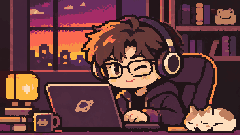
#> input picture prototype/assets/bg/room.png, 240 x 135 px, found by its file name
$ python draw_room.py
#> lines starting #> are read from the running program, lines starting #| are printed output that depends on the picture
"""手绘（逐像素）整间房：把现在的书桌特写放在正中 1/4，四周按设计稿原始线框画满。

输出 prototype/assets/bg/room-full.png（480×270）和 4 倍预览。
以后如果有生图工具扩出来的更好的版本，用 tools/merge_outpaint.py 生成同名文件替换即可。

用法（在 pixel-room 目录下）：
  python tools/draw_room.py
"""
import math
import random

from PIL import Image

random.seed(11)
W, H = 480, 270
CX, CY = 120, 67
center = Image.open("prototype/assets/bg/room.png").convert("RGB")
cpx = center.load()
img = Image.new("RGB", (W, H))
#> img: PIL image 480x270 RGB; every value is 0
px = img.load()

BAYER = [[0, 8, 2, 10], [12, 4, 14, 6], [3, 11, 1, 9], [15, 7, 13, 5]]


def hx(h):
    h = h.lstrip("#")
    return tuple(int(h[i:i + 2], 16) for i in (0, 2, 4))


C = {k: hx(v) for k, v in {
    "K": "1c1215", "D": "2c161a", "P": "3d202e", "M": "4b243b", "V": "582f44", "U": "702f53",
    "G": "a62b66", "B": "95424a", "C": "ea6949", "O": "f5994a", "A": "fdb644", "a": "c27a2c",
    "Y": "fbcda6", "W": "f8f0e6", "S": "fcb989", "s": "d48a59", "R": "a45939", "r": "6b3a35",
    "L": "a89060", "l": "846030", "T": "ccb49c", "t": "8f7a68", "n": "87414b", "m": "673638",
    "d": "793257", "e": "5c2546", "f": "45263a", "w": "25181d", "x": "211519", "h": "2a1b21",
    "q": "221519", "N": "4b5f86", "Q": "7f97b8",
}.items()}


def put(x, y, c):
    if 0 <= x < W and 0 <= y < H:
        px[x, y] = c


def rect(x0, y0, x1, y1, c):
    for y in range(y0, y1 + 1):
        for x in range(x0, x1 + 1):
            put(x, y, c)


def frame(x0, y0, x1, y1, c=C["K"]):
    for x in range(x0, x1 + 1):
        put(x, y0, c)
        put(x, y1, c)
    for y in range(y0, y1 + 1):
        put(x0, y, c)
        put(x1, y, c)


def dither(x0, y0, x1, y1, c, level):
    """在区域里按 Bayer 抖动叠一层颜色（level 0–16）"""
    for y in range(y0, y1 + 1):
        for x in range(x0, x1 + 1):
            if BAYER[y % 4][x % 4] < level:
                put(x, y, c)


def mix(c1, c2, t):
    return tuple(round(a + (b - a) * t) for a, b in zip(c1, c2))


def pattern(rows, x, y, cmap=None):
    cmap = cmap or C
    for j, row in enumerate(rows):
        for i, ch in enumerate(row):
            if ch in cmap:
                put(x + i, y + j, cmap[ch])


def box(x0, y0, x1, y1, fill, hi=None, lo=None):
    """带墨色描边、左上高光、右下阴影的盒子"""
    rect(x0, y0, x1, y1, fill)
    if hi:
        for x in range(x0 + 1, x1):
            put(x, y0 + 1, hi)
        for y in range(y0 + 1, y1):
            put(x0 + 1, y, hi)
    if lo:
        for x in range(x0 + 1, x1):
            put(x, y1 - 1, lo)
        for y in range(y0 + 1, y1):
            put(x1 - 1, y, lo)
    frame(x0, y0, x1, y1)


def book(x, bottom, w, h, col, lean=0):
    """立着的书：x 左边，bottom 底边 y"""
    top = bottom - h + 1
    dark = mix(col, C["K"], 0.45)
    light = mix(col, C["W"], 0.25)
    for y in range(top, bottom + 1):
        off = round(lean * (bottom - y) / h)
        for i in range(w):
            c = col
            if i == 0:
                c = light
            if i == w - 1:
                c = dark
            put(x + i + off, y, c)
        put(x - 1 + off, y, C["K"])
        put(x + w + off, y, C["K"])
    for i in range(-1, w + 1):
        put(x + i + round(lean), top - 1, C["K"])
    # 书脊上的横纹
    band = top + max(2, h // 4)
    for i in range(w):
        put(x + i + round(lean * (bottom - band) / h), band, light if i else C["W"])


def books_row(x0, x1, bottom, hmin, hmax, palette, stop=None):
    x = x0
    while x < x1 - 3:
        w = random.choice([3, 3, 4, 4, 5])
        if stop and x + w > stop:
            break
        h = random.randint(hmin, hmax)
        book(x + 1, bottom, w, h, random.choice(palette))
        x += w + 1
    return x


BOOK_COLORS = [C["U"], C["n"], C["B"], C["R"], C["V"], C["l"], C["G"], C["m"], C["a"], C["N"]]

# ---------------------------------------------------------------- 1. 墙面
for y in range(H):
    for x in range(W):
        c = C["w"]
        if x % 12 == 0 and (y // 2) % 2 == 0:
            c = C["h"]  # 竖条壁纸
        elif BAYER[y % 4][x % 4] < 2:
            c = C["x"]
        px[x, y] = c
rect(0, 0, W - 1, 2, C["K"])  # 天花板阴影
rect(0, 3, W - 1, 3, C["q"])

# ---------------------------------------------------------------- 2. 中间画面向上延伸（窗户、窗框、书架立柱）
for x in range(CX, CX + 160):
    col = cpx[x - CX, 0]
    glass = 150 <= x <= 237 and not (173 <= x <= 178)
    for y in range(10, CY):
        if glass:
            # 天空越往上越暗，用抖动过渡
            k = (CY - y) / (CY - 27)
            c = mix(col, C["P"], min(0.75, k * 0.75))
            c2 = mix(col, C["P"], min(0.75, k * 0.75 + 0.18))
            put(x, y, c2 if BAYER[y % 4][x % 4] < 6 else c)
        else:
            put(x, y, col)
#> this loop made 160 passes
#> col on passes 1 to 3: (45, 30, 36), (45, 30, 36), (45, 30, 36)
# 星星
for _ in range(16):
    sx, sy = random.randint(152, 236), random.randint(28, 60)
    if not 173 <= sx <= 178:
        put(sx, sy, C["Y"] if random.random() < 0.6 else C["W"])
# 窗户顶框：外沿高光线 / 浅紫框板 / 深色内沿（和左右两侧的结构一致）
outer = cpx[11, 40]
#> outer = (152, 73, 82)
panel = cpx[20, 40]
#> panel = (69, 38, 58)
inner = cpx[28, 40]
#> inner = (42, 25, 35)
rect(130, 7, 269, 9, outer)
rect(133, 10, 266, 23, panel)
rect(147, 24, 240, 26, inner)
for x in range(133, 267, 2):
    put(x, 10, mix(panel, C["W"], 0.15))
frame(129, 6, 270, 26)
for y in range(27, CY):  # 左右框外侧描边
    put(129, y, C["K"])
    put(270, y, C["K"])

# ---------------------------------------------------------------- 3. 右上书架：往上加一层 + 往右延伸
post_a = [cpx[161, y] for y in range(0, 1)][0]
#> post_a = (212, 83, 82)
post_b = cpx[171, 2]
#> post_b = (135, 65, 75)
board_rows = [cpx[239, y] for y in range(26, 31)]       # 中间画面里的层板颜色（从上到下）
#> board_rows = [(135, 65, 75), (135, 65, 75), (135, 65, 75), (135, 65, 75), (135, 65, 75)]
board2_rows = [cpx[239, y] for y in range(56, 63)]
#> board2_rows = [(135, 65, 75), (135, 65, 75), (135, 65, 75), (135, 65, 75), (135, 65, 75), (39, 24, 28), (39, 24, 28)]
inside = cpx[236, 2]
#> inside = (39, 24, 28)
SH_X0, SH_X1 = 278, 396
# 立柱向上到顶
for y in range(28, CY):
    for x in (280, 281, 282):
        put(x, y, cpx[x - CX, 0])
    for x in (290, 291, 292):
        put(x, y, cpx[x - CX, 0])
rect(293, 34, SH_X1 - 9, CY - 1, inside)
rect(283, 28, 289, CY - 1, cpx[165, 0])
# 顶板（书架顶）
rect(SH_X0, 28, SH_X1, 33, board_rows[1])
rect(SH_X0, 28, SH_X1, 28, board_rows[0])
rect(SH_X0, 33, SH_X1, 33, board_rows[-1])
frame(SH_X0 - 1, 27, SH_X1 + 1, 34)
# 中间层板（中间画面顶端上方）
for i, c in enumerate(board_rows):
    rect(293, 62 + i, SH_X1 - 9, 62 + i, c)
#> this loop made 5 passes
# 上层：一排书 + 空位
books_row(294, 336, 61, 18, 25, BOOK_COLORS)
# 往右延伸的部分（x 360–396）
for y in range(CY, 130):
    for x in range(360, SH_X1 - 8):
        put(x, y, inside)
for i, c in enumerate(board_rows):
    rect(360, 93 + i, SH_X1 - 9, 93 + i, c)
for i, c in enumerate(board2_rows):
    rect(360, 123 + i, SH_X1 - 9, 123 + i, c)
#> this loop made 7 passes
books_row(360, 368, 92, 16, 22, BOOK_COLORS)
books_row(360, 386, 122, 14, 21, BOOK_COLORS)
# 右侧立柱
for y in range(28, 130):
    for x in (384, 385, 386):
        put(x, y, cpx[161 + (x - 384), 10])
    for x in (387, 388, 389, 390, 391):
        put(x, y, cpx[165, 10])
    for x in (392, 393, 394):
        put(x, y, cpx[171 + (x - 392), 10])
    put(395, y, C["K"])
rect(SH_X0 - 1, 129, SH_X1, 130, C["K"])
# 书架顶上：小盆栽 + 一摞平放的书
pattern([
    "...ll.l...",
    "..lLLlLl..",
    ".lLLlLLLl.",
    "..lLLLLl..",
    "KKKKKKKKKK",
    "KrRRRRRRrK",
    ".KrRRRRrK.",
    ".KrRRRRrK.",
    "..KKKKKK..",
], 298, 18)
for i, (col, w) in enumerate([(C["U"], 22), (C["R"], 20), (C["n"], 23)]):
    y = 25 - i * 3
    rect(360 - (w - 20) // 2, y, 360 + w - (w - 20) // 2, y + 2, col)
    frame(359 - (w - 20) // 2, y - 1, 361 + w - (w - 20) // 2, y + 3)

# ---------------------------------------------------------------- 4. 左墙：高书架（展示照片的空位多）
BX0, BY0, BX1, BY1 = 8, 52, 100, 160
box(BX0, BY0, BX1, BY1, C["m"], hi=C["n"], lo=C["r"])
rect(BX0 + 4, BY0 + 5, BX1 - 4, BY1 - 22, C["q"])  # 内部
for j in range(BY0 + 5, BY1 - 22):  # 内部背板竖纹
    for i in range(BX0 + 4, BX1 - 3, 9):
        put(i, j, C["D"])
shelf_y = [79, 107, 135]
for sy in shelf_y:
    rect(BX0 + 1, sy, BX1 - 1, sy + 3, C["n"])
    rect(BX0 + 1, sy + 3, BX1 - 1, sy + 3, C["m"])
    rect(BX0 + 1, sy - 1, BX1 - 1, sy - 1, C["K"])
    rect(BX0 + 1, sy + 4, BX1 - 1, sy + 4, C["K"])
books_row(BX0 + 5, 50, shelf_y[0] - 1, 14, 20, BOOK_COLORS)
books_row(BX0 + 5, 48, shelf_y[1] - 1, 13, 21, BOOK_COLORS)
# 第 3 层：奖杯 + 几本书
pattern([
    "..KKKKKKK..",
    ".KAAAAAAaK.",
    "KAKAWAAAaKAK",
    "KAKAAAAAaKAK",
    ".KAAAAAAaK..",
    "..KAAAAaK...",
    "...KAAaK....",
    "....KaK.....",
    "....KAK.....",
    "...KAAaK....",
    "..KrrrrrK...",
    "..KRRRRrK...",
    "..KKKKKKK...",
], BX0 + 6, shelf_y[2] - 13)
books_row(BX0 + 20, 50, shelf_y[2] - 1, 12, 19, BOOK_COLORS)
# 底部柜门
rect(BX0 + 4, BY1 - 20, BX1 - 4, BY1 - 4, C["m"])
for x0 in (BX0 + 4, (BX0 + BX1) // 2 + 1):
    frame(x0, BY1 - 20, x0 + (BX1 - BX0) // 2 - 5, BY1 - 4)
    put(x0 + (BX1 - BX0) // 2 - 8 if x0 == BX0 + 4 else x0 + 3, BY1 - 12, C["A"])

# ---------------------------------------------------------------- 5. 相片绳（挂照片用）+ 小三角旗
def string_y(x):
    return round(15 + 4 * math.sin(math.pi * (x - 58) / (128 - 58)))


for x in range(58, 129):
    put(x, string_y(x), C["T"])
    put(x, string_y(x) + 1, C["K"])
pattern(["KK", "KA"], 56, 13)
pattern(["KK", "AK"], 128, 13)
for i, x in enumerate(range(60, 128, 5)):
    if 64 < x < 122:
        continue  # 中间留给照片
    y = string_y(x) + 2
    col = [C["C"], C["A"], C["G"]][i % 3]
    pattern(["XXX", ".X."], x, y, {"X": col})

# ---------------------------------------------------------------- 6. 吊着的绿萝
for x0, x1 in ((22, 30), (38, 30), (30, 30)):
    for y in range(4, 19):
        t = (y - 4) / 14
        put(round(x0 + (x1 - x0) * t), y, C["t"])
pattern([
    "KKKKKKKKKKKKKKKK",
    "KRRRRRRRRRRRRRRK",
    "KrrrrrrrrrrrrrrK",
    ".KRRRRRRRRRRRRK.",
    ".KROORRRRRRRRrK.",
    ".KRRRRRRRRRRRrK.",
    "..KRRRRRRRRRrK..",
    "..KrRRRRRRRrrK..",
    "...KKKKKKKKKK...",
], 22, 19)
LEAF = [".LL.", "LLLl", ".ll."]
LEAF2 = [".L.", "LLl", ".l."]


def vine(x, y, length, drift):
    for i in range(length):
        yy = y + i
        xx = x + round(math.sin(i / 4 + drift) * 2)
        put(xx, yy, C["l"])
        if i % 5 == 2:
            pattern(LEAF if i % 10 == 2 else LEAF2, xx - 2 + (i % 2) * 2, yy - 1)


for vx, ln, dr in ((23, 36, 0.3), (28, 22, 1.5), (34, 40, 2.6), (39, 26, 0.9), (25, 14, 2.0)):
    vine(vx, 27, ln, dr)
for lx, ly in ((20, 17), (25, 15), (31, 16), (36, 15), (41, 17), (28, 18), (34, 18)):
    pattern(LEAF, lx, ly)

# ---------------------------------------------------------------- 7. 便利贴（左墙，书桌上方）
for i, (nx, ny, col) in enumerate(((58, 164, C["A"]), (70, 162, C["Y"]), (60, 177, C["S"]), (72, 175, C["O"]))):
    rect(nx, ny, nx + 10, ny + 10, col)
    rect(nx, ny, nx + 10, ny + 1, mix(col, C["K"], 0.2))
    for k in range(3):
        for j in range(nx + 2, nx + 9 - (k % 2) * 2):
            if (j + k) % 3:
                put(j, ny + 4 + k * 2, mix(col, C["K"], 0.55))
    frame(nx - 1, ny - 1, nx + 11, ny + 11)

# ---------------------------------------------------------------- 8. 书桌往左右延伸 + 正面
desk_rows = [cpx[1, y] for y in range(131, 135)]
#> desk_rows = [(34, 21, 27), (36, 25, 29), (121, 50, 87), (121, 50, 87)]
desk_rows_r = [cpx[238, y] for y in range(131, 135)]
#> desk_rows_r = [(121, 50, 87), (121, 50, 87), (121, 50, 87), (121, 50, 87)]
for i, c in enumerate(desk_rows):
    rect(0, CY + 131 + i - 0, CX - 1, CY + 131 + i, c)
#> this loop made 4 passes
for i, c in enumerate(desk_rows_r):
    rect(CX + 240, CY + 131 + i, W - 1, CY + 131 + i, c)
#> this loop made 4 passes
DESK_TOP = CY + 135  # 202
rect(0, DESK_TOP, W - 1, DESK_TOP, C["n"])
rect(0, DESK_TOP + 1, W - 1, DESK_TOP + 1, C["K"])
rect(0, DESK_TOP + 2, W - 1, 244, C["e"])
dither(0, DESK_TOP + 2, W - 1, 244, mix(C["e"], C["K"], 0.3), 3)
rect(0, 244, W - 1, 245, C["K"])
# 中间挡板的木纹
for y in (DESK_TOP + 14, DESK_TOP + 28):
    rect(118, y, 362, y, mix(C["e"], C["K"], 0.4))
    rect(118, y + 1, 362, y + 1, mix(C["e"], C["W"], 0.08))
# 左右抽屉
for dx0, dx1 in ((8, 112), (368, 472)):
    for dy0, dy1 in ((DESK_TOP + 5, 222), (225, 241)):
        box(dx0, dy0, dx1, dy1, C["d"], hi=mix(C["d"], C["W"], 0.15), lo=C["e"])
        mid = (dx0 + dx1) // 2
        rect(mid - 5, (dy0 + dy1) // 2, mid + 5, (dy0 + dy1) // 2 + 1, C["A"])
        frame(mid - 6, (dy0 + dy1) // 2 - 1, mid + 6, (dy0 + dy1) // 2 + 2)

# ---------------------------------------------------------------- 9. 地板 + 地毯
for y in range(246, H):
    for x in range(W):
        c = C["D"]
        if (y - 246) % 6 == 5:
            c = C["q"]
        elif (x + ((y - 246) // 6) * 37) % 64 == 0:
            c = C["q"]
        elif BAYER[y % 4][x % 4] < 2:
            c = C["P"]
        px[x, y] = c
for y in range(250, H):
    inset = max(0, 254 - y)
    for x in range(92 + inset, 462 - inset):
        c = C["U"]
        if y in (251, 252) or x in (93 + inset, 94 + inset, 460 - inset, 459 - inset):
            c = C["G"]
        elif (x // 6 + y // 3) % 7 == 0 and BAYER[y % 4][x % 4] < 8:
            c = C["Y"]
        elif BAYER[y % 4][x % 4] < 3:
            c = C["V"]
        put(x, y, c)
    put(91 + inset, y, C["K"])
    put(462 - inset, y, C["K"])
rect(96, 250, 458, 250, C["K"])

# ---------------------------------------------------------------- 10. 储物箱（左下，前景）
CB = (6, 222, 62, 266)
box(CB[0], CB[1] + 8, CB[2], CB[3], C["R"], hi=mix(C["R"], C["W"], 0.2), lo=C["r"])
for y in range(CB[1] + 14, CB[3], 7):  # 木板缝
    rect(CB[0] + 2, y, CB[2] - 2, y, C["r"])
box(CB[0] - 1, CB[1], CB[2] + 1, CB[1] + 10, C["r"], hi=C["R"], lo=mix(C["r"], C["K"], 0.3))
for bx in (CB[0] + 8, CB[2] - 10):  # 金属包边
    rect(bx, CB[1] + 1, bx + 2, CB[3] - 1, C["a"])
    rect(bx, CB[1] + 1, bx, CB[3] - 1, C["A"])
pattern(["KKKKK", "KAAaK", "KAKaK", "KaaaK", "KKKKK"], (CB[0] + CB[2]) // 2 - 2, CB[1] + 8)

# ---------------------------------------------------------------- 11. 唱片机（书桌左端）
RP = (10, 180, 52, 200)
box(RP[0], RP[1] + 6, RP[2], RP[3] - 1, C["r"], hi=C["R"], lo=mix(C["r"], C["K"], 0.3))
rect(RP[0] + 1, RP[1] + 3, RP[2] - 1, RP[1] + 6, C["T"])  # 顶板
frame(RP[0], RP[1] + 2, RP[2], RP[1] + 7)
cx, cy = 27, RP[1] + 3
for y in range(cy - 4, cy + 3):
    for x in range(cx - 13, cx + 14):
        if ((x - cx) / 13) ** 2 + ((y - cy + 0.5) / 3.6) ** 2 <= 1:
            c = C["K"] if ((x - cx) ** 2 // 9 + (y - cy) * 3) % 3 else C["P"]
            if abs(x - cx) <= 2 and abs(y - cy) <= 0:
                c = C["C"]
            put(x, y, c)
for i in range(9):  # 唱臂
    put(RP[2] - 4 - i, RP[1] - 2 + i // 3, C["T"])
put(RP[2] - 3, RP[1] - 3, C["W"])
rect(RP[2] - 4, RP[1] - 3, RP[2] - 2, RP[1] + 1, C["t"])
for kx in (RP[0] + 5, RP[0] + 9):
    put(kx, RP[1] + 11, C["A"])

# ---------------------------------------------------------------- 12. 中间书堆往左补完
for y in range(CY + 108, CY + 132):
    c = cpx[0, y - CY]
    if c[0] + c[1] + c[2] < 120:
        continue
    for x in range(108, CX):
        put(x, y, c)
    put(107, y, C["K"])
#> this loop made 24 passes
for y in range(CY + 108, CY + 132):
    if px[109, y] != px[109, y - 1] and sum(px[109, y]) > 120 and sum(px[109, y - 1]) > 120:
        for x in range(107, CX):
            put(x, y - 1, C["K"])

# ---------------------------------------------------------------- 13. 右墙：挂历、软木板、证书、小海报
# 挂历
CA = (406, 12, 440, 46)
rect(CA[0], CA[1], CA[2], CA[3], C["T"])
rect(CA[0], CA[1] + 9, CA[2], CA[1] + 9, C["W"])
rect(CA[0], CA[1], CA[2], CA[1] + 8, C["C"])
frame(CA[0] - 1, CA[1] - 1, CA[2] + 1, CA[3] + 1)
for rx in (CA[0] + 8, CA[2] - 8):
    rect(rx, CA[1] - 3, rx + 1, CA[1] + 1, C["K"])
for row in range(4):
    for col in range(5):
        x = CA[0] + 3 + col * 6
        y = CA[1] + 12 + row * 8
        rect(x, y, x + 3, y + 1, C["t"])
frame(CA[0] + 2 + 3 * 6, CA[1] + 10 + 2 * 8, CA[0] + 7 + 3 * 6, CA[1] + 15 + 2 * 8, C["G"])
# 软木板
CO = (398, 52, 474, 110)
box(CO[0], CO[1], CO[2], CO[3], C["r"], hi=C["R"], lo=mix(C["r"], C["K"], 0.3))
for y in range(CO[1] + 3, CO[3] - 2):
    for x in range(CO[0] + 3, CO[2] - 2):
        c = mix(C["R"], C["s"], 0.35)
        r = BAYER[y % 4][x % 4]
        if (x * 7 + y * 13) % 11 == 0:
            c = C["r"]
        elif r < 2:
            c = C["R"]
        elif (x * 5 + y * 3) % 23 == 0:
            c = C["s"]
        put(x, y, c)
frame(CO[0] + 2, CO[1] + 2, CO[2] - 2, CO[3] - 2, C["K"])
pattern(["KKKKKKKKK", "KWWWWWWWK", "KWTTTTTWK", "KWWWWWWWK", "KWTTTWWWK", "KKKKKKKKK"], 450, 92)  # 小纸条
pattern(["XX", "XX"], 454, 91, {"X": C["C"]})
pattern(["KKKKKKKKKKK", "KCCCCWCCCCK", "KCYCCWCCYCK", "KCCCCWCCCCK", "KKKKKKKKKKK"], 403, 96)  # 票根
pattern(["XX"], 407, 95, {"X": C["A"]})
# 证书
CE = (402, 120, 440, 150)
box(CE[0], CE[1], CE[2], CE[3], C["a"], hi=C["A"], lo=C["r"])
rect(CE[0] + 3, CE[1] + 3, CE[2] - 3, CE[3] - 3, C["T"])
frame(CE[0] + 3, CE[1] + 3, CE[2] - 3, CE[3] - 3, C["T"])
rect(CE[0] + 9, CE[1] + 7, CE[2] - 9, CE[1] + 8, C["U"])
for k in range(3):
    rect(CE[0] + 7, CE[1] + 12 + k * 3, CE[2] - 7 - (k == 2) * 8, CE[1] + 12 + k * 3, C["T"])
pattern([".KKK.", "KCCCK", "KCYCK", "KCCCK", ".KGK.", ".G.G."], CE[2] - 12, CE[3] - 10)
# 小海报：夜空 + 带环的星球（呼应笔记本上的 logo）
PO = (446, 118, 474, 154)
rect(PO[0], PO[1], PO[2], PO[3], C["U"])
dither(PO[0], PO[1] + 14, PO[2], PO[3], C["G"], 5)
frame(PO[0] - 1, PO[1] - 1, PO[2] + 1, PO[3] + 1)
for sx, sy in ((450, 122), (466, 125), (470, 140), (452, 146), (461, 120)):
    put(sx, sy, C["Y"])
pattern([
    "......KKKK......",
    "....KKOOOOKK....",
    "...KOOAAOOOOK...",
    "KKKKKKKKKKKKKKKK",
    "KYYYYYYYYYYYYYYK",
    "KKKKKKKKKKKKKKKK",
    "...KOOOOOOOOK...",
    "....KKOOOOKK....",
    "......KKKK......",
], 452, 130)
put(PO[0] + 1, PO[1] - 3, C["K"])
for i in range(13):
    put(PO[0] + 1 + i, PO[1] - 3 + i // 4, C["t"])
    put(PO[2] - 1 - i, PO[1] - 3 + i // 4, C["t"])

# ---------------------------------------------------------------- 14. 手机（书桌右侧，平放）
PH = (366, 193, 392, 198)
rect(PH[0], PH[1], PH[2], PH[3], C["V"])
rect(PH[0] + 2, PH[1] + 1, PH[2] - 2, PH[1] + 2, C["P"])
put(PH[2] - 4, PH[1] + 1, C["A"])
frame(PH[0] - 1, PH[1] - 1, PH[2] + 1, PH[3] + 1)

# ---------------------------------------------------------------- 15. 小彩灯（和 room.js 里的公式一致）
ANCH = list(range(0, W + 1, 80))
for a, b in zip(ANCH, ANCH[1:]):
    for x in range(a, b + 1):
        y = round(4 + 5 * math.sin(math.pi * (x - a) / (b - a)))
        put(x, y, C["t"])
    pattern(["KK", "KK"], a - 1, 3)
bulb = 0
for a, b in zip(ANCH, ANCH[1:]):
    for x in range(a + 6, b - 3, 10):
        y = round(4 + 5 * math.sin(math.pi * (x - a) / (b - a)))
        col = [C["A"], C["C"], C["Y"], C["O"]][bulb % 4]
        put(x, y + 1, C["K"])
        put(x + 1, y + 1, C["K"])
        put(x, y + 2, col)
        put(x + 1, y + 2, col)
        put(x, y + 3, mix(col, C["K"], 0.3))
        put(x + 1, y + 3, mix(col, C["K"], 0.3))
        bulb += 1
#> after the loop, bulb = 48

# ---------------------------------------------------------------- 16. 圆钟（窗户和书架之间）
CLK = (259, 38, 9)
for y in range(CLK[1] - CLK[2] - 1, CLK[1] + CLK[2] + 2):
    for x in range(CLK[0] - CLK[2] - 1, CLK[0] + CLK[2] + 2):
        d = math.hypot(x - CLK[0], y - CLK[1])
        if d <= CLK[2] + 1.2:
            put(x, y, C["K"])
        if d <= CLK[2]:
            put(x, y, C["a"] if d > CLK[2] - 1.5 else C["W"])
for a in range(12):
    ang = a * math.pi / 6
    put(round(CLK[0] + math.sin(ang) * 6.5), round(CLK[1] - math.cos(ang) * 6.5), C["T"] if a % 3 else C["K"])
for i in range(5):
    put(CLK[0], CLK[1] - i, C["K"])
for i in range(4):
    put(CLK[0] + i, CLK[1] + i // 2, C["K"])
put(CLK[0], CLK[1], C["C"])

# ---------------------------------------------------------------- 16b. 接缝过渡
for y in range(CY, CY + 128):
    for side, edge_x, rng in (("L", 0, range(CX - 10, CX)), ("R", 239, range(CX + 240, CX + 250))):
        ec = cpx[edge_x, y - CY]
        for x in rng:
            dist = (CX - x) if side == "L" else (x - (CX + 239))
            if px[x, y] in (C["w"], C["x"], C["h"]) and BAYER[y % 4][x % 4] < max(0, 12 - dist * 1.3):
                px[x, y] = ec

# ---------------------------------------------------------------- 17. 边缘暗角（让视线集中在中间，也让四周和中间的光照更统一）
for y in range(H):
    for x in range(W):
        if CX <= x < CX + 240 and CY <= y < CY + 135:
            continue
        dx = max(0, CX - x, x - (CX + 239)) / 120
        dy = max(0, CY - y, y - (CY + 134)) / 67
        k = min(1.0, math.hypot(dx, dy))
        level = int(k * 7)
        if BAYER[y % 4][x % 4] < level:
            px[x, y] = mix(px[x, y], C["K"], 0.3)

# ---------------------------------------------------------------- 18. 贴回中间画面
img.paste(center, (CX, CY))
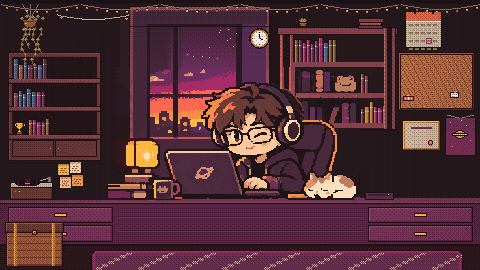
#> img: PIL image 480x270 RGB; mean R, G, B 84.6, 47.4, 54.8
img.save("prototype/assets/bg/room-full.png")
img.resize((W * 4, H * 4), Image.Resampling.NEAREST).save("art-source/room-full@4x.png")
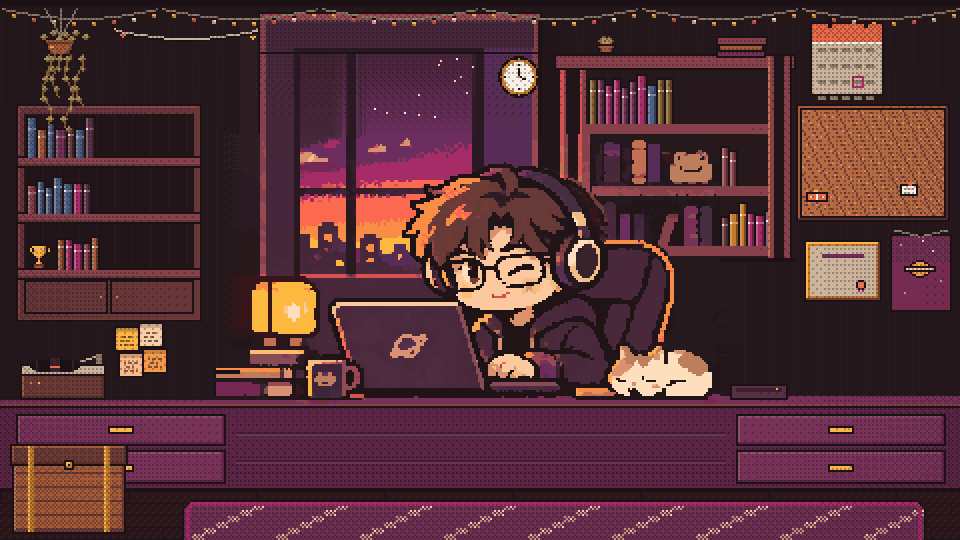
#> saved as room-full@4x.png: PIL image 1920x1080 RGB (shown at 1/2 size); mean R, G, B 84.6, 47.4, 54.8
print("ok", img.size)
#| ok (480, 270)
